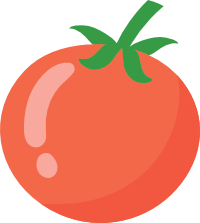
#> input picture 028-Day-28-Intermediate-Tkinter-Dynamic-Typing-and-the-Pomodoro-GUI-Application/pomodora/tomato.png, 200 x 223 px
$ python resize.py
#> lines starting #> are read from the running program, lines starting #| are printed output that depends on the picture
from PIL import Image


file = Image.open('./tomato.png')
#> file is the input picture: PIL image 200x223 RGBA; mean R, G, B, A 233.7, 157.1, 134.1, 170.8
file = file.resize((600,669))
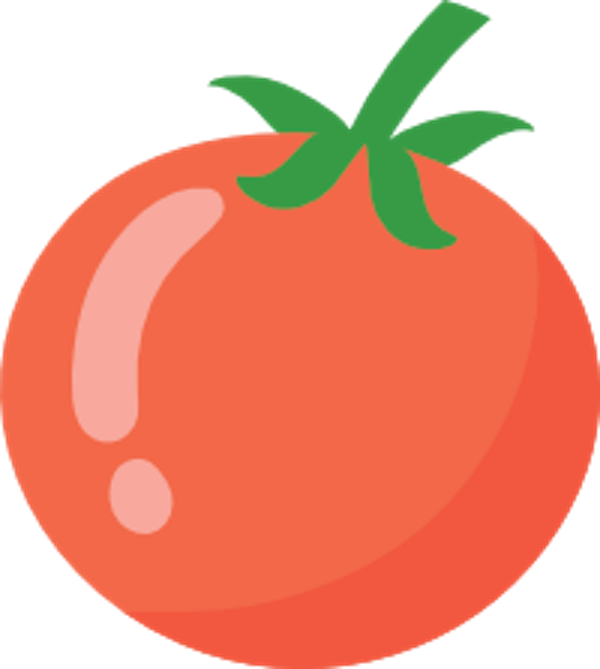
#> file: PIL image 600x669 RGBA; mean R, G, B, A 152.7, 75.9, 52.7, 170.8; transparent parts drawn white
file.save('./big_tomato.png')
